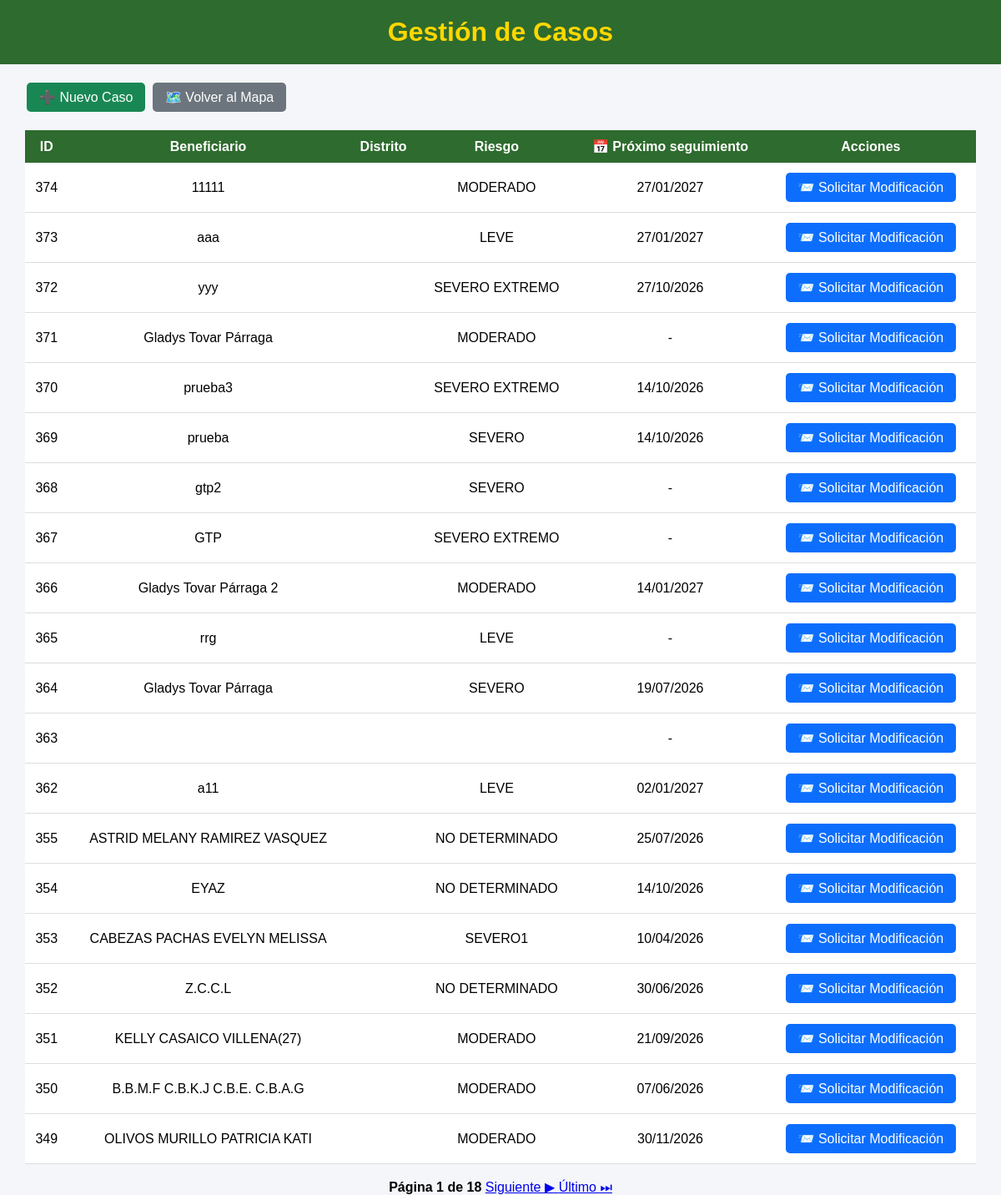
Before: /gestion-casos/ (signed in) with the older database file.
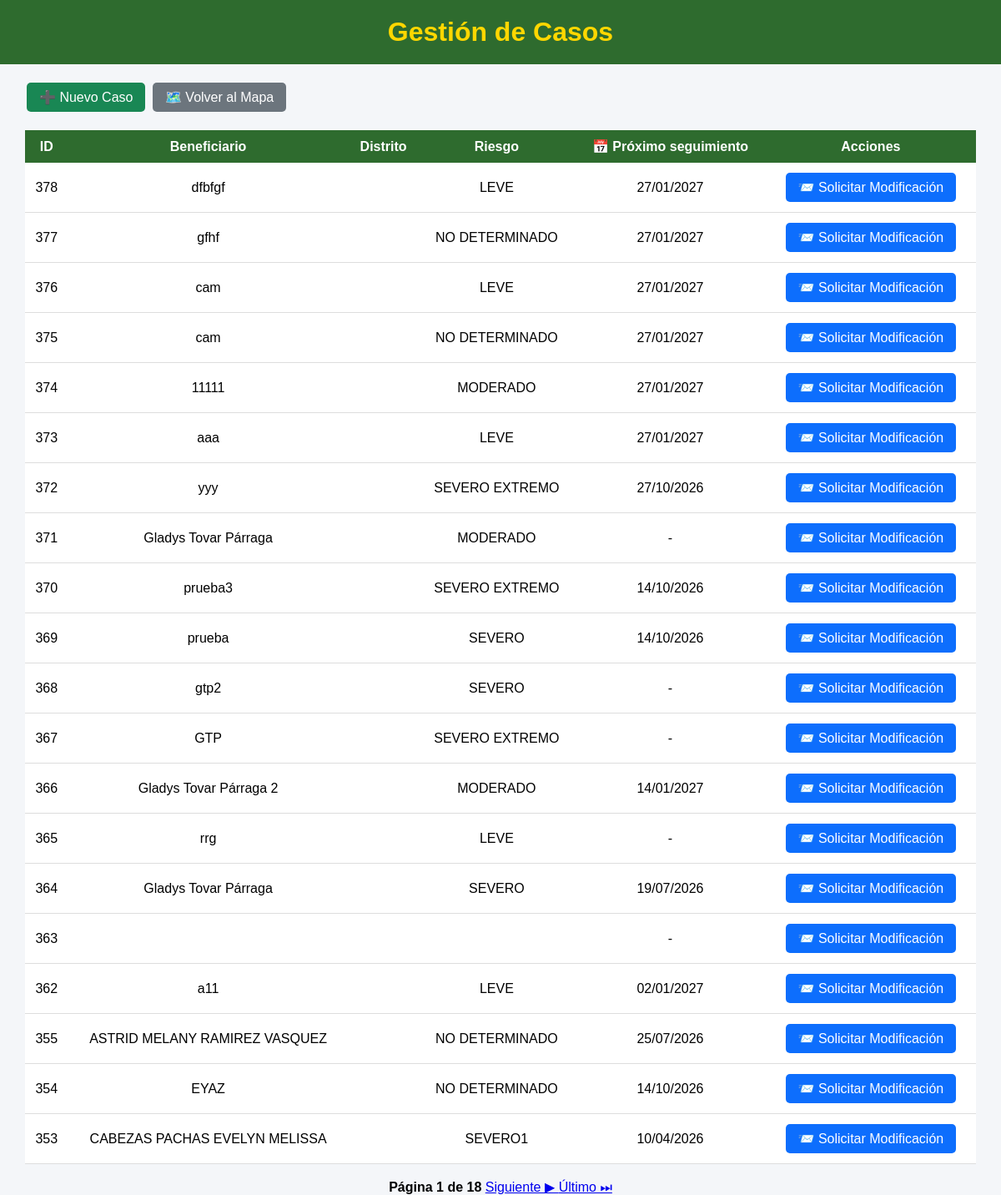
After: the same page with the newer database file.
### mapa/models.py (models this page shows, shortened)
class Caso(models.Model):
    RIESGOS = [
        ("LEVE", "Leve"),
        ("MODERADO", "Moderado"),
        ("SEVERO", "Severo"),
        ("SEVERO EXTREMO", "Severo extremo"),
        ("NO DETERMINADO", "No determinado"),
    ]
    NOTIFICACION = [
        ("PENDIENTE", "Pendiente"),
        ("NOTIFICADO", "Notificado"),
    ]
    TIPO_VIOLENCIA = [
        ("FISICA", "Física"),
        ("PSICOLOGICA", "Psicológica"),
        ("SEXUAL", "Sexual"),
        ("ECONOMICA", "Económica o Patrimonial"),
    ]
    beneficiario = models.CharField(max_length=200, blank=True)
    dni_beneficiario = models.CharField(
        max_length=8,
        blank=True
    )
    domicilio = models.CharField(max_length=300, blank=True)
    nivel_riesgo = models.CharField(
        max_length=30,
        choices=RIESGOS,
        blank=True
    )
    region_denuncia = models.ForeignKey(
        Region,
        on_delete=models.PROTECT,
        related_name="casos_denuncia_region",
        null=True,
        blank=True,
    )
    provincia_denuncia = models.ForeignKey(
        Provincia,
        on_delete=models.PROTECT,
        related_name="casos_denuncia_provincia",
        null=True,
        blank=True,
    )
    distrito_denuncia = models.ForeignKey(
        Distrito,
        on_delete=models.PROTECT,
        related_name="casos_denuncia_distrito",
        null=True,
        blank=True,
    )
    region_medida = models.ForeignKey(
        Region,
        on_delete=models.PROTECT,
        related_name="casos_medida_region",
        null=True,
        blank=True,
    )
    provincia_medida = models.ForeignKey(
        Provincia,
        on_delete=models.PROTECT,
        related_name="casos_medida_provincia",
        null=True,
        blank=True,
    )
    distrito_medida = models.ForeignKey(
        Distrito,
        on_delete=models.PROTECT,
        related_name="casos_medida_distrito",
        null=True,
        blank=True,
)
    comisaria_denuncia = models.CharField(
        max_length=150,
        verbose_name="Comisaría donde se interpuso la denuncia"
    )
    comisaria_medida = models.CharField(
        max_length=150,
        verbose_name="Comisaría de Familia responsable"
    )
    efectivo = models.CharField(max_length=100, blank=True)
    responsable = models.ForeignKey(
    User,
    null=True,
    blank=True,
    on_delete=models.SET_NULL,
    related_name="casos_asignados"
    )
    folder = models.CharField(max_length=100, blank=True)
    expediente = models.CharField(max_length=100, blank=True)
    agresor = models.CharField(
        max_length=200,
        blank=True
    )
    dni_agresor = models.CharField(
        max_length=8,
        blank=True
    )
    telefono_agresor = models.CharField(
        "Teléfono del agresor",
        max_length=50,
        blank=True
    )
    direccion_agresor = models.CharField(
        "Dirección del agresor",
        max_length=300,
        blank=True
    )
    telefono = models.CharField(
        "Teléfono de la beneficiaria",
        max_length=50,
        blank=True
    )
    fecha_denuncia = models.DateField(
        "Fecha de la denuncia",
        null=True,
        blank=True
    )
    violencia_fisica = models.BooleanField(
        "Violencia física",
        default=False
    )
    violencia_psicologica = models.BooleanField(
        "Violencia psicológica",
        default=False
    )
    violencia_sexual = models.BooleanField(
        "Violencia sexual",
        default=False
    )
    violencia_economica = models.BooleanField(
        "Violencia económica o patrimonial",
        default=False
    )
    fecha_registro = models.DateField(
        null=True,
        blank=True
    )
    ultima_visita = models.DateField(
        null=True,
        blank=True
    )
    fecha_limite = models.DateField(
        "Próximo seguimiento",
        null=True,
        blank=True
)
    notificacion_beneficiario = models.CharField(
        max_length=15,
        choices=NOTIFICACION,
        default="PENDIENTE"
    )
    fecha_notificacion_beneficiario = models.DateField(
        null=True,
        blank=True
    )
    motivo_notificacion_beneficiario_pendiente = models.TextField(
        "Motivo de notificación pendiente de la persona beneficiaria",
        blank=True
    )
    notificacion_agresor = models.CharField(
        max_length=15,
        choices=NOTIFICACION,
        default="PENDIENTE"
    )
    fecha_notificacion_agresor = models.DateField(
        null=True,
        blank=True
    )
    motivo_notificacion_agresor_pendiente = models.TextField(
        "Motivo de notificación pendiente de la persona agresora",
        blank=True
    )
    estado = models.CharField(
        max_length=15,
        default="ACTIVO"
    )
    latitud = models.FloatField(
        null=True,
        blank=True
    )
    longitud = models.FloatField(
        null=True,
        blank=True
    )
    edicion_autorizada = models.BooleanField(
        default=False
    )
    class Meta:
        permissions = [
            ("modificar_directo", "Puede modificar casos directamente"),
            ("aprobar_modificacion", "Puede aprobar modificaciones"),
            ("archivar_directo", "Puede archivar casos directamente"),
            ("aprobar_archivado", "Puede aprobar archivados"),
            ("eliminar_directo", "Puede eliminar casos directamente"),
            ("aprobar_eliminacion", "Puede aprobar eliminaciones"),
            ("administrar_usuarios", "Puede administrar usuarios"),
        ]

### mapa/views.py (the view)
# urls.py: path("gestion-casos/", views.gestion_casos, name="gestion_casos"),
@login_required
def gestion_casos(request):
    from django.core.paginator import Paginator
    casos = Caso.objects.filter(
        estado="ACTIVO"
    ).order_by("-id")
    paginador = Paginator(casos, 20)
    pagina = request.GET.get("page")
    casos = paginador.get_page(pagina)
    return render(
        request,
        "mapa/gestion_casos.html",
        {
            "casos": casos
        }
    )

### mapa/templates/mapa/gestion_casos.html (shortened to what this page needs)
<!DOCTYPE html>
<html lang="es">
<head>
</head>
<body>
<header>
    <h1>Gestión de Casos</h1>
</header>
<div class="contenedor">
    <div class="acciones">
        <a href="{% url 'nuevo_caso' %}" class="btn nuevo">
            ➕ Nuevo Caso
        </a>
        <a href="/" class="btn volver">
            🗺️ Volver al Mapa
        </a>
    </div>
    <table>
        <tr>
            <th>ID</th>
            <th>Beneficiario</th>
            <th>Distrito</th>
            <th>Riesgo</th>
            <th>📅 Próximo seguimiento</th>
            <th>Acciones</th>
        </tr>
        {% for caso in casos %}
        <tr>
            <td>{{ caso.id }}</td>
            <td>{{ caso.beneficiario }}</td>
            <td>{{ caso.distrito }}</td>
            <td>{{ caso.nivel_riesgo }}</td>
            <td>
                {% if caso.fecha_limite %}
                    {{ caso.fecha_limite|date:"d/m/Y" }}
                {% else %}
        -
                 {% endif %}
        </td>
         <td>
    {% if request.user.is_superuser or request.user.groups.all.0.name == "Administrador" %}
        <a href="{% url 'editar_caso' caso.id %}" class="btn editar">
            ✏️ Editar
        </a>
        <a href="{% url 'archivar_caso' caso.id %}"
           class="btn archivar"
           onclick="return confirm('¿Desea archivar este caso?');">
            📁 Archivar
        </a>
    {% elif request.user.groups.all.0.name == "Usuario_MP" %}
    {% if caso.edicion_autorizada %}
        <a href="{% url 'editar_caso' caso.id %}" class="btn editar">
            ✏️ Modificar Caso
        </a>
        <span style="color:green; font-weight:bold;">
            ✅ Autorizado
        </span>
    {% else %}
        <a href="{% url 'solicitar_modificacion' caso.id %}" class="btn editar">
            📨 Solicitar Modificación
        </a>
    {% endif %}
{% endif %}
</td>
        </tr>
        {% empty %}
        <tr>
            <td colspan="6">
                No hay casos registrados.
            </td>
        </tr>
        {% endfor %}
    </table>
    <br>
<div style="text-align:center;">
    <strong>
        Página {{ casos.number }} de {{ casos.paginator.num_pages }}
    </strong>
    {% if casos.has_next %}
        <a href="?page={{ casos.next_page_number }}">
            Siguiente ▶
        </a>
        <a href="?page={{ casos.paginator.num_pages }}">
            Último ⏭
        </a>
    {% endif %}
</div>
</div>
</body>
</html>

### mapa/templates/mapa/gestion_casos.html (style rules this page uses)
body { margin:0; font-family:Arial, Helvetica, sans-serif; background:#f4f6f9; }
header { background:#2E6B2E; color:#FFD700; text-align:center; padding:20px; }
h1 { margin:0; }
.contenedor { width:95%; margin:auto; margin-top:20px; }
table { width:100%; border-collapse:collapse; background:white; }
th { background:#2E6B2E; color:white; padding:10px; }
td { padding:10px; border-bottom:1px solid #ddd; text-align:center; }
.btn { padding:8px 15px; border:none; border-radius:5px; cursor:pointer; color:white; text-decoration:none; display:inline-block; margin:2px; }
.editar { background:#0d6efd; }
.nuevo { background:#198754; }
.volver { background:#6c757d; }
.acciones { margin-bottom:20px; }

Changed rows visible on the page:
no longer on this page (row unchanged): Caso: id "352", beneficiario "Z.C.C.L", nivel_riesgo "NO DETERMINADO", fecha_limite "30/06/2026", edicion_autorizada "📨 Solicitar Modificación"
no longer on this page (row unchanged): Caso: id "351", beneficiario "KELLY CASAICO VILLENA(27)", nivel_riesgo "MODERADO", fecha_limite "21/09/2026", edicion_autorizada "📨 Solicitar Modificación"
no longer on this page (row unchanged): Caso: id "350", beneficiario "B.B.M.F C.B.K.J C.B.E. C.B.A.G", nivel_riesgo "MODERADO", fecha_limite "07/06/2026", edicion_autorizada "📨 Solicitar Modificación"
no longer on this page (row unchanged): Caso: id "349", beneficiario "OLIVOS MURILLO PATRICIA KATI", nivel_riesgo "MODERADO", fecha_limite "30/11/2026", edicion_autorizada "📨 Solicitar Modificación"
added Caso: id "378", beneficiario "dfbfgf", nivel_riesgo "LEVE", fecha_limite "27/01/2027", edicion_autorizada "📨 Solicitar Modificación"
added Caso: id "377", beneficiario "gfhf", nivel_riesgo "NO DETERMINADO", fecha_limite "27/01/2027", edicion_autorizada "📨 Solicitar Modificación"
added Caso: id "376", beneficiario "cam", nivel_riesgo "LEVE", fecha_limite "27/01/2027", edicion_autorizada "📨 Solicitar Modificación"
added Caso: id "375", beneficiario "cam", nivel_riesgo "NO DETERMINADO", fecha_limite "27/01/2027", edicion_autorizada "📨 Solicitar Modificación"
